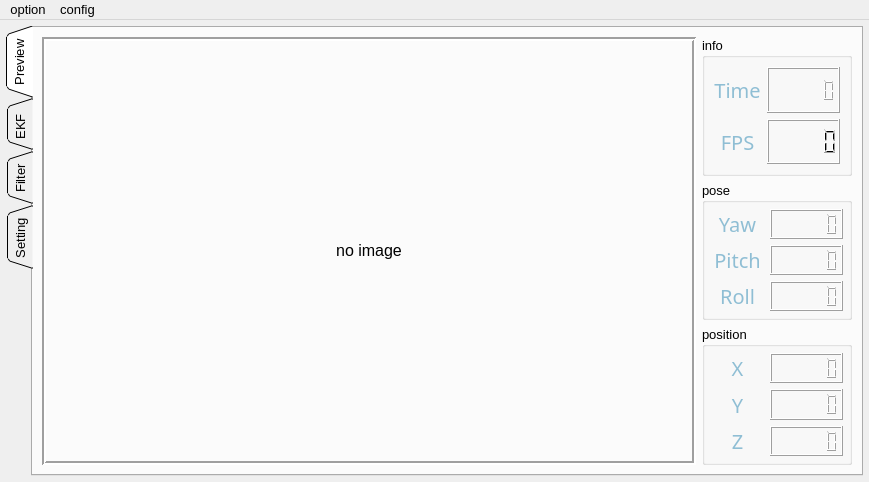
<?xml version="1.0" encoding="UTF-8"?>
<ui version="4.0">
 <class>MainWindow</class>
 <widget class="QMainWindow" name="MainWindow">
  <property name="windowModality">
   <enum>Qt::WindowModality::ApplicationModal</enum>
  </property>
  <property name="geometry">
   <rect>
    <x>0</x>
    <y>0</y>
    <width>869</width>
    <height>482</height>
   </rect>
  </property>
  <property name="minimumSize">
   <size>
    <width>640</width>
    <height>420</height>
   </size>
  </property>
  <property name="font">
   <font>
    <family>Microsoft YaHei UI</family>
    <pointsize>10</pointsize>
    <italic>false</italic>
    <bold>false</bold>
    <strikeout>false</strikeout>
   </font>
  </property>
  <property name="windowTitle">
   <string>MainWindow</string>
  </property>
  <property name="autoFillBackground">
   <bool>true</bool>
  </property>
  <widget class="QWidget" name="centralwidget">
   <property name="sizePolicy">
    <sizepolicy hsizetype="Expanding" vsizetype="Expanding">
     <horstretch>0</horstretch>
     <verstretch>0</verstretch>
    </sizepolicy>
   </property>
   <property name="layoutDirection">
    <enum>Qt::LayoutDirection::LeftToRight</enum>
   </property>
   <property name="autoFillBackground">
    <bool>false</bool>
   </property>
   <layout class="QHBoxLayout" name="horizontalLayout">
    <property name="leftMargin">
     <number>6</number>
    </property>
    <property name="topMargin">
     <number>6</number>
    </property>
    <property name="rightMargin">
     <number>6</number>
    </property>
    <property name="bottomMargin">
     <number>6</number>
    </property>
    <item>
     <widget class="QTabWidget" name="tabWidget">
      <property name="tabPosition">
       <enum>QTabWidget::TabPosition::West</enum>
      </property>
      <property name="tabShape">
       <enum>QTabWidget::TabShape::Triangular</enum>
      </property>
      <property name="currentIndex">
       <number>0</number>
      </property>
      <property name="elideMode">
       <enum>Qt::TextElideMode::ElideNone</enum>
      </property>
      <property name="documentMode">
       <bool>false</bool>
      </property>
      <property name="movable">
       <bool>true</bool>
      </property>
      <property name="tabBarAutoHide">
       <bool>false</bool>
      </property>
      <widget class="QWidget" name="preview">
       <attribute name="title">
        <string>Preview</string>
       </attribute>
       <layout class="QHBoxLayout" name="horizontalLayout_2">
        <item>
         <widget class="QLabel" name="preview_camera">
          <property name="sizePolicy">
           <sizepolicy hsizetype="Expanding" vsizetype="Expanding">
            <horstretch>0</horstretch>
            <verstretch>0</verstretch>
           </sizepolicy>
          </property>
          <property name="minimumSize">
           <size>
            <width>320</width>
            <height>240</height>
           </size>
          </property>
          <property name="frameShape">
           <enum>QFrame::Shape::Box</enum>
          </property>
          <property name="frameShadow">
           <enum>QFrame::Shadow::Sunken</enum>
          </property>
          <property name="lineWidth">
           <number>2</number>
          </property>
          <property name="text">
           <string>&lt;html&gt;&lt;head/&gt;&lt;body&gt;&lt;p&gt;&lt;span style=&quot; font-size:12pt;&quot;&gt;no image&lt;/span&gt;&lt;/p&gt;&lt;/body&gt;&lt;/html&gt;</string>
          </property>
          <property name="scaledContents">
           <bool>true</bool>
          </property>
          <property name="alignment">
           <set>Qt::AlignmentFlag::AlignCenter</set>
          </property>
         </widget>
        </item>
        <item>
         <layout class="QGridLayout" name="gridLayout_2" rowstretch="0,0,0">
          <property name="spacing">
           <number>6</number>
          </property>
          <item row="2" column="0">
           <widget class="QGroupBox" name="groupBox_2">
            <property name="title">
             <string>position</string>
            </property>
            <layout class="QGridLayout" name="gridLayout_5">
             <property name="leftMargin">
              <number>6</number>
             </property>
             <property name="topMargin">
              <number>6</number>
             </property>
             <property name="rightMargin">
              <number>6</number>
             </property>
             <property name="bottomMargin">
              <number>6</number>
             </property>
             <property name="spacing">
              <number>6</number>
             </property>
             <item row="0" column="0">
              <widget class="QLabel" name="label_5">
               <property name="font">
                <font>
                 <family>Source Code Variable</family>
                 <pointsize>15</pointsize>
                 <italic>false</italic>
                 <bold>false</bold>
                 <strikeout>false</strikeout>
                </font>
               </property>
               <property name="styleSheet">
                <string notr="true">color: #8fbed4;</string>
               </property>
               <property name="text">
                <string>X</string>
               </property>
               <property name="alignment">
                <set>Qt::AlignmentFlag::AlignCenter</set>
               </property>
              </widget>
             </item>
             <item row="0" column="1">
              <widget class="QLCDNumber" name="x_disp">
               <property name="digitCount">
                <number>6</number>
               </property>
              </widget>
             </item>
             <item row="1" column="0">
              <widget class="QLabel" name="label_6">
               <property name="font">
                <font>
                 <family>Source Code Variable</family>
                 <pointsize>15</pointsize>
                 <italic>false</italic>
                 <bold>false</bold>
                 <strikeout>false</strikeout>
                </font>
               </property>
               <property name="styleSheet">
                <string notr="true">color: #8fbed4;</string>
               </property>
               <property name="text">
                <string>Y</string>
               </property>
               <property name="alignment">
                <set>Qt::AlignmentFlag::AlignCenter</set>
               </property>
              </widget>
             </item>
             <item row="1" column="1">
              <widget class="QLCDNumber" name="y_disp">
               <property name="digitCount">
                <number>6</number>
               </property>
              </widget>
             </item>
             <item row="2" column="0">
              <widget class="QLabel" name="label_7">
               <property name="font">
                <font>
                 <family>Source Code Variable</family>
                 <pointsize>15</pointsize>
                 <italic>false</italic>
                 <bold>false</bold>
                 <strikeout>false</strikeout>
                </font>
               </property>
               <property name="styleSheet">
                <string notr="true">color: #8fbed4;</string>
               </property>
               <property name="text">
                <string>Z</string>
               </property>
               <property name="alignment">
                <set>Qt::AlignmentFlag::AlignCenter</set>
               </property>
              </widget>
             </item>
             <item row="2" column="1">
              <widget class="QLCDNumber" name="z_disp">
               <property name="digitCount">
                <number>6</number>
               </property>
              </widget>
             </item>
            </layout>
           </widget>
          </item>
          <item row="1" column="0">
           <widget class="QGroupBox" name="groupBox_4">
            <property name="title">
             <string>pose</string>
            </property>
            <layout class="QGridLayout" name="gridLayout_4">
             <property name="leftMargin">
              <number>6</number>
             </property>
             <property name="topMargin">
              <number>6</number>
             </property>
             <property name="rightMargin">
              <number>6</number>
             </property>
             <property name="bottomMargin">
              <number>6</number>
             </property>
             <property name="spacing">
              <number>6</number>
             </property>
             <item row="1" column="2">
              <widget class="QLCDNumber" name="yaw_disp">
               <property name="digitCount">
                <number>6</number>
               </property>
              </widget>
             </item>
             <item row="4" column="2">
              <widget class="QLCDNumber" name="roll_disp">
               <property name="digitCount">
                <number>6</number>
               </property>
              </widget>
             </item>
             <item row="4" column="1">
              <widget class="QLabel" name="label_3">
               <property name="font">
                <font>
                 <family>Source Code Variable</family>
                 <pointsize>15</pointsize>
                 <italic>false</italic>
                 <bold>false</bold>
                 <strikeout>false</strikeout>
                </font>
               </property>
               <property name="styleSheet">
                <string notr="true">color: #8fbed4;</string>
               </property>
               <property name="text">
                <string>Roll</string>
               </property>
               <property name="alignment">
                <set>Qt::AlignmentFlag::AlignCenter</set>
               </property>
              </widget>
             </item>
             <item row="3" column="1">
              <widget class="QLabel" name="label_4">
               <property name="font">
                <font>
                 <family>Source Code Variable</family>
                 <pointsize>15</pointsize>
                 <italic>false</italic>
                 <bold>false</bold>
                 <strikeout>false</strikeout>
                </font>
               </property>
               <property name="styleSheet">
                <string notr="true">color: #8fbed4;</string>
               </property>
               <property name="text">
                <string>Pitch</string>
               </property>
               <property name="alignment">
                <set>Qt::AlignmentFlag::AlignCenter</set>
               </property>
              </widget>
             </item>
             <item row="3" column="2">
              <widget class="QLCDNumber" name="pitch_disp">
               <property name="digitCount">
                <number>6</number>
               </property>
              </widget>
             </item>
             <item row="1" column="1">
              <widget class="QLabel" name="label_2">
               <property name="font">
                <font>
                 <family>Source Code Variable</family>
                 <pointsize>15</pointsize>
                 <italic>false</italic>
                 <bold>false</bold>
                 <strikeout>false</strikeout>
                </font>
               </property>
               <property name="styleSheet">
                <string notr="true">color: #8fbed4;</string>
               </property>
               <property name="text">
                <string>Yaw</string>
               </property>
               <property name="alignment">
                <set>Qt::AlignmentFlag::AlignCenter</set>
               </property>
              </widget>
             </item>
            </layout>
           </widget>
          </item>
          <item row="0" column="0">
           <widget class="QGroupBox" name="groupBox">
            <property name="title">
             <string>info</string>
            </property>
            <layout class="QGridLayout" name="gridLayout">
             <item row="0" column="0">
              <widget class="QLabel" name="label">
               <property name="font">
                <font>
                 <family>Source Code Variable</family>
                 <pointsize>15</pointsize>
                 <italic>false</italic>
                 <bold>false</bold>
                 <strikeout>false</strikeout>
                </font>
               </property>
               <property name="styleSheet">
                <string notr="true">color: #8fbed4;</string>
               </property>
               <property name="text">
                <string>Time</string>
               </property>
               <property name="alignment">
                <set>Qt::AlignmentFlag::AlignCenter</set>
               </property>
              </widget>
             </item>
             <item row="0" column="1">
              <widget class="QLCDNumber" name="time_disp">
               <property name="digitCount">
                <number>6</number>
               </property>
              </widget>
             </item>
             <item row="1" column="0">
              <widget class="QLabel" name="label_8">
               <property name="font">
                <font>
                 <family>Source Code Variable</family>
                 <pointsize>15</pointsize>
                 <italic>false</italic>
                 <bold>false</bold>
                 <strikeout>false</strikeout>
                </font>
               </property>
               <property name="styleSheet">
                <string notr="true">color: #8fbed4;</string>
               </property>
               <property name="text">
                <string>FPS</string>
               </property>
               <property name="alignment">
                <set>Qt::AlignmentFlag::AlignCenter</set>
               </property>
              </widget>
             </item>
             <item row="1" column="1">
              <widget class="QLCDNumber" name="fps_disp">
               <property name="digitCount">
                <number>5</number>
               </property>
              </widget>
             </item>
            </layout>
           </widget>
          </item>
         </layout>
        </item>
       </layout>
      </widget>
      <widget class="EKFConfig" name="Ekfconfig">
       <attribute name="title">
        <string>EKF </string>
       </attribute>
      </widget>
      <widget class="FilterConfig" name="Filterconfig">
       <attribute name="title">
        <string>Filter</string>
       </attribute>
      </widget>
      <widget class="SettingConfig" name="Setting">
       <attribute name="title">
        <string>Setting</string>
       </attribute>
       <layout class="QGridLayout" name="gridLayout_9"/>
      </widget>
     </widget>
    </item>
   </layout>
  </widget>
  <widget class="QMenuBar" name="menuBar">
   <property name="geometry">
    <rect>
     <x>0</x>
     <y>0</y>
     <width>869</width>
     <height>22</height>
    </rect>
   </property>
   <property name="sizePolicy">
    <sizepolicy hsizetype="Fixed" vsizetype="Fixed">
     <horstretch>0</horstretch>
     <verstretch>0</verstretch>
    </sizepolicy>
   </property>
   <property name="maximumSize">
    <size>
     <width>16777</width>
     <height>16777</height>
    </size>
   </property>
   <property name="nativeMenuBar">
    <bool>true</bool>
   </property>
   <widget class="QMenu" name="menu">
    <property name="title">
     <string>option</string>
    </property>
    <addaction name="actionstart"/>
    <addaction name="actionstop"/>
    <addaction name="actionpause"/>
    <addaction name="separator"/>
    <addaction name="actioncenter"/>
   </widget>
   <widget class="QMenu" name="menuconfig">
    <property name="title">
     <string>config</string>
    </property>
    <addaction name="actionalways_on_top"/>
    <addaction name="actiontoggle_preview"/>
   </widget>
   <addaction name="menu"/>
   <addaction name="menuconfig"/>
  </widget>
  <action name="actionstart">
   <property name="text">
    <string>start</string>
   </property>
   <property name="font">
    <font>
     <pointsize>10</pointsize>
    </font>
   </property>
  </action>
  <action name="actionstop">
   <property name="text">
    <string>stop</string>
   </property>
   <property name="font">
    <font>
     <pointsize>10</pointsize>
    </font>
   </property>
  </action>
  <action name="actionpause">
   <property name="text">
    <string>pause</string>
   </property>
   <property name="menuRole">
    <enum>QAction::MenuRole::NoRole</enum>
   </property>
  </action>
  <action name="actioncenter">
   <property name="text">
    <string>center</string>
   </property>
   <property name="menuRole">
    <enum>QAction::MenuRole::NoRole</enum>
   </property>
  </action>
  <action name="actionalways_on_top">
   <property name="checkable">
    <bool>true</bool>
   </property>
   <property name="text">
    <string>always on top</string>
   </property>
  </action>
  <action name="actiontoggle_preview">
   <property name="checkable">
    <bool>false</bool>
   </property>
   <property name="text">
    <string>toggle preview</string>
   </property>
  </action>
 </widget>
 <customwidgets>
  <customwidget>
   <class>EKFConfig</class>
   <extends>QWidget</extends>
   <header location="global">ekfconfig.h</header>
  </customwidget>
  <customwidget>
   <class>FilterConfig</class>
   <extends>QWidget</extends>
   <header>filterconfig.h</header>
  </customwidget>
  <customwidget>
   <class>SettingConfig</class>
   <extends>QWidget</extends>
   <header>settingconfig.h</header>
   <container>1</container>
  </customwidget>
 </customwidgets>
 <resources/>
 <connections/>
</ui>
